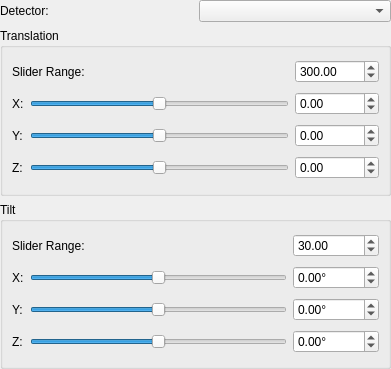
<?xml version="1.0" encoding="UTF-8"?>
<ui version="4.0">
 <class>slider_page</class>
 <widget class="QWidget" name="slider_page">
  <property name="geometry">
   <rect>
    <x>0</x>
    <y>0</y>
    <width>391</width>
    <height>369</height>
   </rect>
  </property>
  <layout class="QGridLayout" name="gridLayout">
   <property name="leftMargin">
    <number>0</number>
   </property>
   <property name="topMargin">
    <number>0</number>
   </property>
   <property name="rightMargin">
    <number>0</number>
   </property>
   <property name="bottomMargin">
    <number>0</number>
   </property>
   <item row="2" column="0" colspan="2">
    <widget class="QGroupBox" name="tilt_group">
     <property name="title">
      <string>Tilt</string>
     </property>
     <layout class="QGridLayout" name="gridLayout_3">
      <item row="2" column="0">
       <widget class="QLabel" name="label_tilt_0">
        <property name="text">
         <string>Y:</string>
        </property>
       </widget>
      </item>
      <item row="1" column="2">
       <widget class="QDoubleSpinBox" name="sb_tilt_0">
        <property name="suffix">
         <string>°</string>
        </property>
        <property name="minimum">
         <double>-10000.000000000000000</double>
        </property>
        <property name="maximum">
         <double>10000.000000000000000</double>
        </property>
        <property name="singleStep">
         <double>0.100000000000000</double>
        </property>
       </widget>
      </item>
      <item row="3" column="0">
       <widget class="QLabel" name="label_tilt_1">
        <property name="text">
         <string>Z:</string>
        </property>
       </widget>
      </item>
      <item row="2" column="1">
       <widget class="QSlider" name="slider_tilt_1">
        <property name="minimum">
         <number>-100000</number>
        </property>
        <property name="maximum">
         <number>100000</number>
        </property>
        <property name="orientation">
         <enum>Qt::Horizontal</enum>
        </property>
       </widget>
      </item>
      <item row="3" column="2">
       <widget class="QDoubleSpinBox" name="sb_tilt_2">
        <property name="suffix">
         <string>°</string>
        </property>
        <property name="minimum">
         <double>-10000.000000000000000</double>
        </property>
        <property name="maximum">
         <double>10000.000000000000000</double>
        </property>
        <property name="singleStep">
         <double>0.100000000000000</double>
        </property>
       </widget>
      </item>
      <item row="1" column="1">
       <widget class="QSlider" name="slider_tilt_0">
        <property name="minimum">
         <number>-100000</number>
        </property>
        <property name="maximum">
         <number>100000</number>
        </property>
        <property name="orientation">
         <enum>Qt::Horizontal</enum>
        </property>
       </widget>
      </item>
      <item row="2" column="2">
       <widget class="QDoubleSpinBox" name="sb_tilt_1">
        <property name="suffix">
         <string>°</string>
        </property>
        <property name="minimum">
         <double>-10000.000000000000000</double>
        </property>
        <property name="maximum">
         <double>10000.000000000000000</double>
        </property>
        <property name="singleStep">
         <double>0.100000000000000</double>
        </property>
       </widget>
      </item>
      <item row="1" column="0">
       <widget class="QLabel" name="label_tilt_2">
        <property name="text">
         <string>X:</string>
        </property>
       </widget>
      </item>
      <item row="3" column="1">
       <widget class="QSlider" name="slider_tilt_2">
        <property name="minimum">
         <number>-100000</number>
        </property>
        <property name="maximum">
         <number>100000</number>
        </property>
        <property name="orientation">
         <enum>Qt::Horizontal</enum>
        </property>
       </widget>
      </item>
      <item row="0" column="2">
       <widget class="QDoubleSpinBox" name="sb_tilt_range">
        <property name="toolTip">
         <string>&lt;html&gt;&lt;head/&gt;&lt;body&gt;&lt;p&gt;Modify the sensitivity of the sliders by setting the ranges that the sliders cover.&lt;/p&gt;&lt;p&gt;When the ranges are modified, the current slider values will be centered, and the min and max will be set to &amp;quot;current_value - range / 2&amp;quot; and &amp;quot;current_value + range / 2&amp;quot;, respectively.&lt;/p&gt;&lt;/body&gt;&lt;/html&gt;</string>
        </property>
        <property name="keyboardTracking">
         <bool>false</bool>
        </property>
        <property name="minimum">
         <double>0.000000000000000</double>
        </property>
        <property name="maximum">
         <double>360.000000000000000</double>
        </property>
        <property name="singleStep">
         <double>0.100000000000000</double>
        </property>
        <property name="value">
         <double>30.000000000000000</double>
        </property>
       </widget>
      </item>
      <item row="0" column="0" colspan="2">
       <widget class="QLabel" name="label_tilt_range">
        <property name="toolTip">
         <string>&lt;html&gt;&lt;head/&gt;&lt;body&gt;&lt;p&gt;Modify the sensitivity of the sliders by setting the ranges that the sliders cover.&lt;/p&gt;&lt;p&gt;When the ranges are modified, the current slider values will be centered, and the min and max will be set to &amp;quot;current_value - range / 2&amp;quot; and &amp;quot;current_value + range / 2&amp;quot;, respectively.&lt;/p&gt;&lt;/body&gt;&lt;/html&gt;</string>
        </property>
        <property name="text">
         <string>Slider Range:</string>
        </property>
       </widget>
      </item>
     </layout>
    </widget>
   </item>
   <item row="1" column="0" colspan="2">
    <widget class="QGroupBox" name="translation_group">
     <property name="title">
      <string>Translation</string>
     </property>
     <layout class="QGridLayout" name="gridLayout_2">
      <item row="2" column="0">
       <widget class="QLabel" name="label_translation_1">
        <property name="text">
         <string>Y:</string>
        </property>
       </widget>
      </item>
      <item row="2" column="2">
       <widget class="QDoubleSpinBox" name="sb_translation_1">
        <property name="minimum">
         <double>-10000.000000000000000</double>
        </property>
        <property name="maximum">
         <double>10000.000000000000000</double>
        </property>
        <property name="singleStep">
         <double>0.100000000000000</double>
        </property>
       </widget>
      </item>
      <item row="3" column="2">
       <widget class="QDoubleSpinBox" name="sb_translation_2">
        <property name="minimum">
         <double>-10000.000000000000000</double>
        </property>
        <property name="maximum">
         <double>10000.000000000000000</double>
        </property>
        <property name="singleStep">
         <double>0.100000000000000</double>
        </property>
       </widget>
      </item>
      <item row="2" column="1">
       <widget class="QSlider" name="slider_translation_1">
        <property name="minimum">
         <number>-100000</number>
        </property>
        <property name="maximum">
         <number>100000</number>
        </property>
        <property name="orientation">
         <enum>Qt::Horizontal</enum>
        </property>
       </widget>
      </item>
      <item row="1" column="2">
       <widget class="QDoubleSpinBox" name="sb_translation_0">
        <property name="minimum">
         <double>-10000.000000000000000</double>
        </property>
        <property name="maximum">
         <double>10000.000000000000000</double>
        </property>
        <property name="singleStep">
         <double>0.100000000000000</double>
        </property>
       </widget>
      </item>
      <item row="1" column="1">
       <widget class="QSlider" name="slider_translation_0">
        <property name="minimum">
         <number>-100000</number>
        </property>
        <property name="maximum">
         <number>100000</number>
        </property>
        <property name="orientation">
         <enum>Qt::Horizontal</enum>
        </property>
       </widget>
      </item>
      <item row="1" column="0">
       <widget class="QLabel" name="label_translation_0">
        <property name="text">
         <string>X:</string>
        </property>
       </widget>
      </item>
      <item row="3" column="0">
       <widget class="QLabel" name="label_translation_2">
        <property name="text">
         <string>Z:</string>
        </property>
       </widget>
      </item>
      <item row="3" column="1">
       <widget class="QSlider" name="slider_translation_2">
        <property name="minimum">
         <number>-100000</number>
        </property>
        <property name="maximum">
         <number>100000</number>
        </property>
        <property name="orientation">
         <enum>Qt::Horizontal</enum>
        </property>
       </widget>
      </item>
      <item row="0" column="2">
       <widget class="QDoubleSpinBox" name="sb_translation_range">
        <property name="toolTip">
         <string>&lt;html&gt;&lt;head/&gt;&lt;body&gt;&lt;p&gt;Modify the sensitivity of the sliders by setting the ranges that the sliders cover.&lt;/p&gt;&lt;p&gt;When the ranges are modified, the current slider values will be centered, and the min and max will be set to &amp;quot;current_value - range / 2&amp;quot; and &amp;quot;current_value + range / 2&amp;quot;, respectively.&lt;/p&gt;&lt;/body&gt;&lt;/html&gt;</string>
        </property>
        <property name="keyboardTracking">
         <bool>false</bool>
        </property>
        <property name="minimum">
         <double>0.000000000000000</double>
        </property>
        <property name="maximum">
         <double>100000.000000000000000</double>
        </property>
        <property name="singleStep">
         <double>0.100000000000000</double>
        </property>
        <property name="value">
         <double>300.000000000000000</double>
        </property>
       </widget>
      </item>
      <item row="0" column="0" colspan="2">
       <widget class="QLabel" name="label_translation_range">
        <property name="toolTip">
         <string>&lt;html&gt;&lt;head/&gt;&lt;body&gt;&lt;p&gt;Modify the sensitivity of the sliders by setting the ranges that the sliders cover.&lt;/p&gt;&lt;p&gt;When the ranges are modified, the current slider values will be centered, and the min and max will be set to &amp;quot;current_value - range / 2&amp;quot; and &amp;quot;current_value + range / 2&amp;quot;, respectively.&lt;/p&gt;&lt;/body&gt;&lt;/html&gt;</string>
        </property>
        <property name="text">
         <string>Slider Range:</string>
        </property>
       </widget>
      </item>
     </layout>
    </widget>
   </item>
   <item row="0" column="0">
    <widget class="QLabel" name="label">
     <property name="text">
      <string>Detector:</string>
     </property>
    </widget>
   </item>
   <item row="0" column="1">
    <widget class="QComboBox" name="detector"/>
   </item>
  </layout>
 </widget>
 <tabstops>
  <tabstop>detector</tabstop>
  <tabstop>sb_translation_range</tabstop>
  <tabstop>slider_translation_0</tabstop>
  <tabstop>sb_translation_0</tabstop>
  <tabstop>slider_translation_1</tabstop>
  <tabstop>sb_translation_1</tabstop>
  <tabstop>slider_translation_2</tabstop>
  <tabstop>sb_translation_2</tabstop>
  <tabstop>sb_tilt_range</tabstop>
  <tabstop>slider_tilt_0</tabstop>
  <tabstop>sb_tilt_0</tabstop>
  <tabstop>slider_tilt_1</tabstop>
  <tabstop>sb_tilt_1</tabstop>
  <tabstop>slider_tilt_2</tabstop>
  <tabstop>sb_tilt_2</tabstop>
 </tabstops>
 <resources/>
 <connections/>
</ui>
